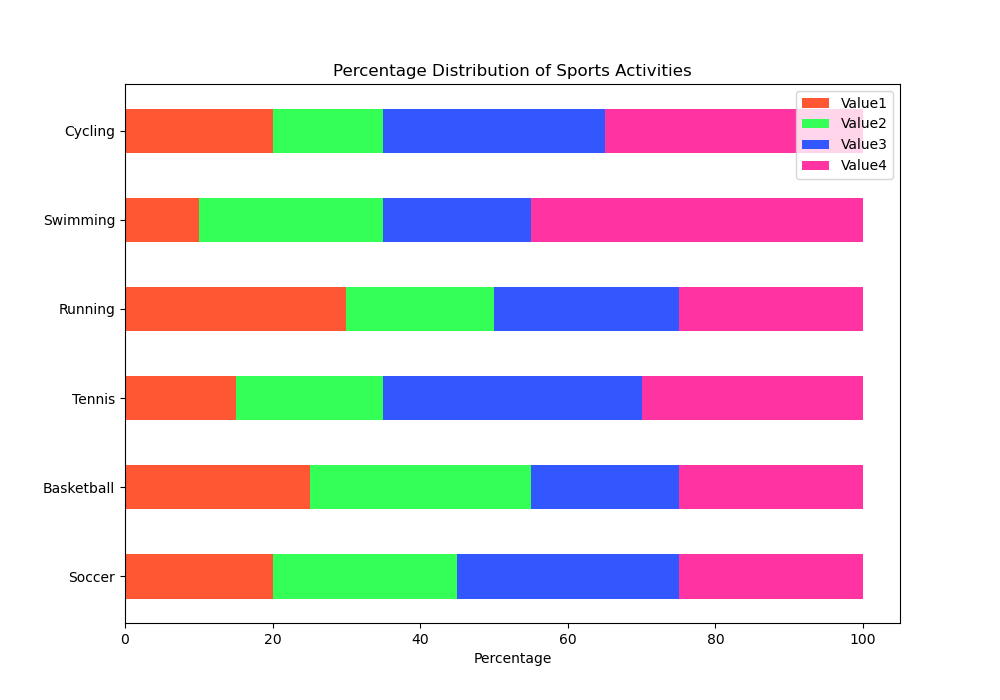

Here is the Python script that generated this plot:

import matplotlib.pyplot as plt
import numpy as np

categories = ['Soccer', 'Basketball', 'Tennis', 'Running', 'Swimming', 'Cycling']
values = np.array([[20, 25, 30, 25],
                   [25, 30, 20, 25],
                   [15, 20, 35, 30],
                   [30, 20, 25, 25],
                   [10, 25, 20, 45],
                   [20, 15, 30, 35]])

values_percentage = values / values.sum(axis=1)[:, None] * 100

bar_width = 0.5
fig, ax = plt.subplots(figsize=(10, 7))

bottoms = np.zeros(len(categories))
colors = ['#FF5733', '#33FF57', '#3357FF', '#FF33A1']

for i in range(values.shape[1]):
    ax.barh(categories, values_percentage[:, i], left=bottoms, height=bar_width, color=colors[i])
    bottoms += values_percentage[:, i]

ax.set_xlabel('Percentage')
ax.set_title('Percentage Distribution of Sports Activities')
ax.legend(['Value1', 'Value2', 'Value3', 'Value4'], loc='upper right')

plt.show()
